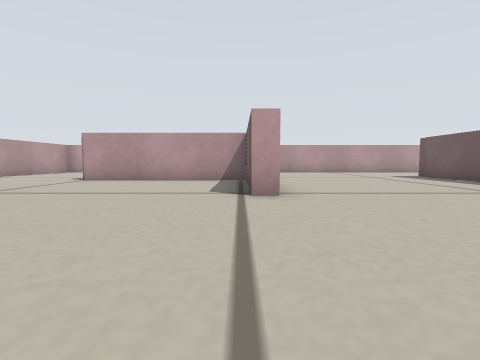
View 1 (above)

18 first-person views from a walk through a Stage world. The camera is 0.12 m above the floor, tilts 4° down and sees 85° across. The lines on the ground mark 1 m squares. The floor is counted in squares, 0.2 m on a side. Each view is taken from the middle of a square. On the plan, view 1 faces up. The plan holds only what a view shows up to about 9 squares ahead; the rest is blank. The robots in the file are not drawn.

View 2
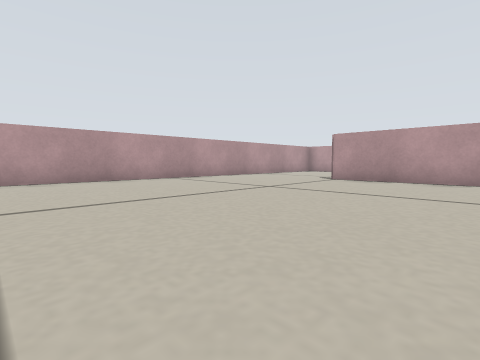

View 3
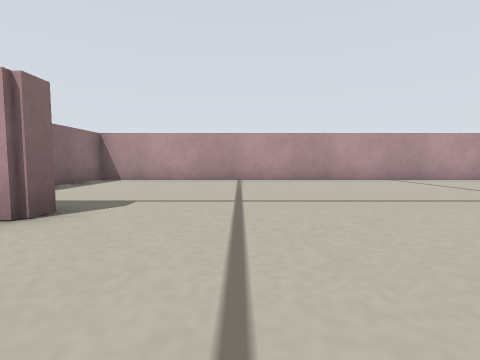

View 4
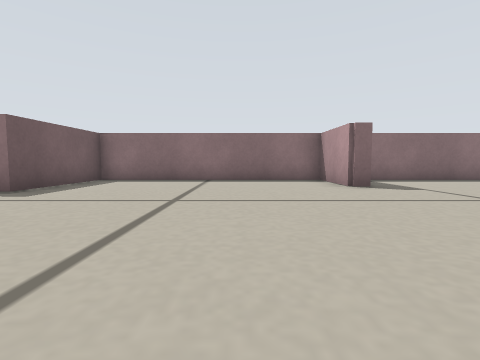

View 5
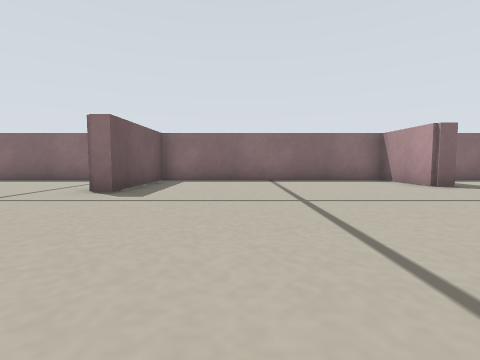

View 6
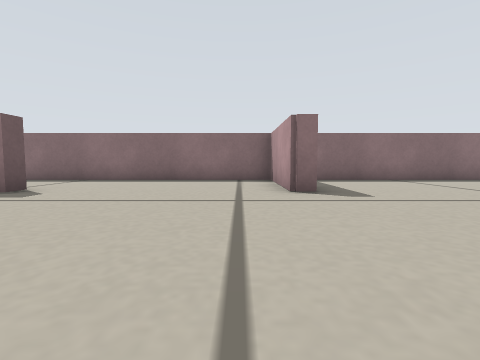

View 7
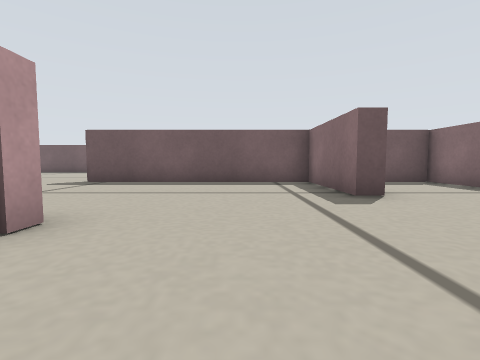

View 8
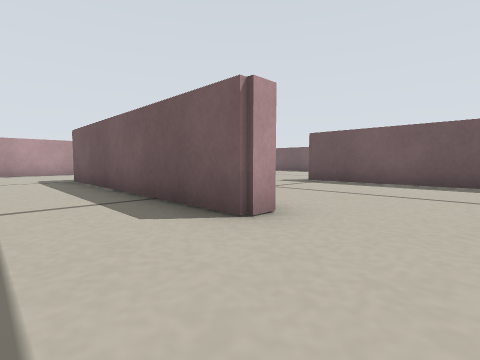

View 9
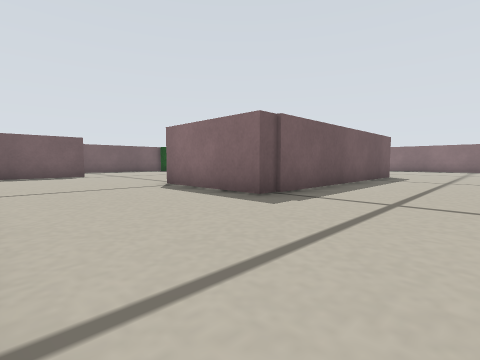

View 10
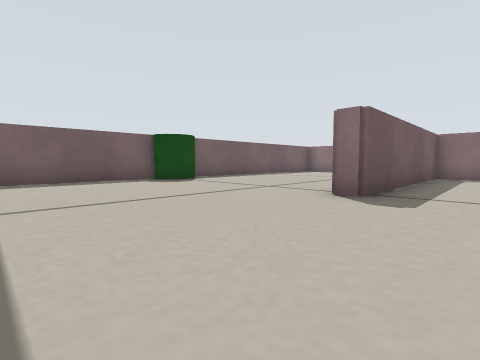

View 11
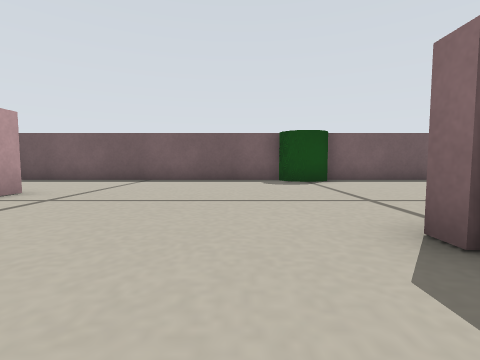

View 12
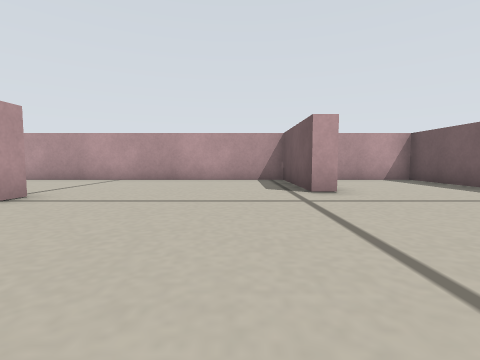

View 13
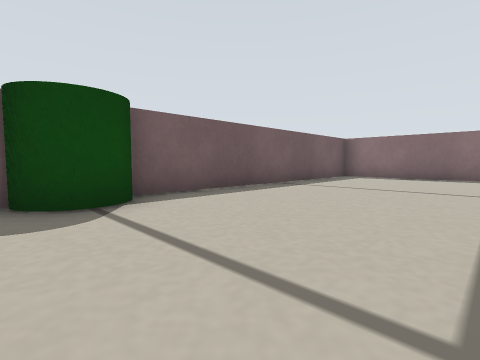

View 14
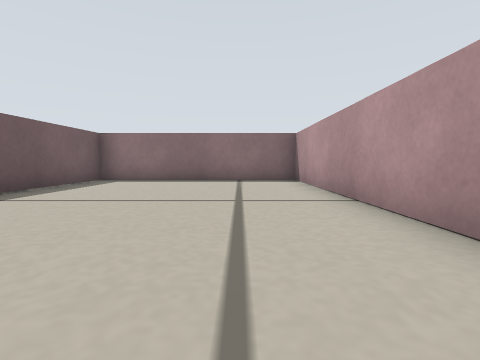

View 15
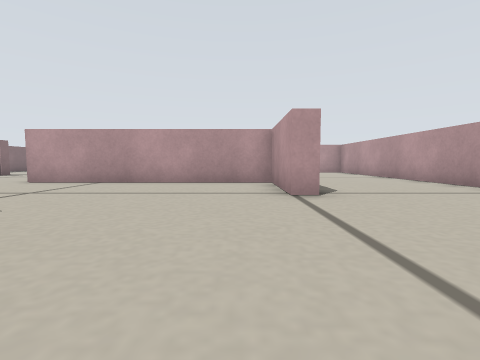

View 16
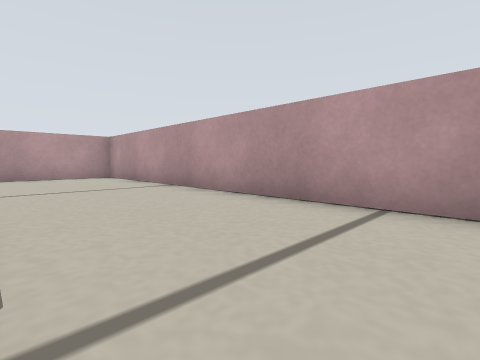

View 17
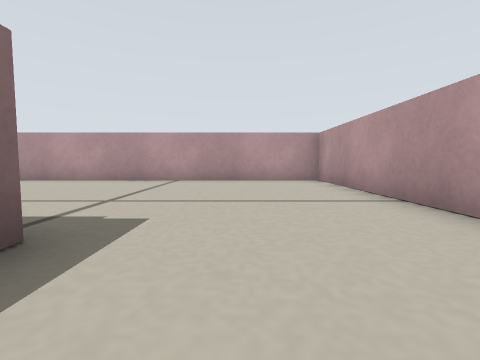

View 18
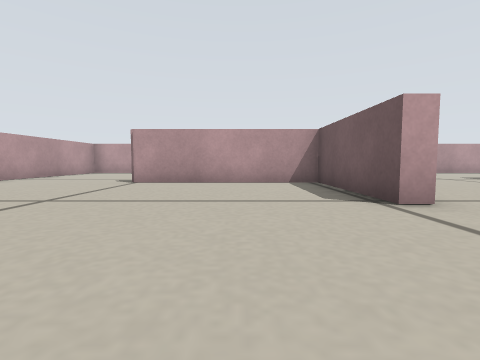

### Floor plan
Points are (right, up) in squares from view 1. A wall is a line through its corners. A room is listed if a view was taken in it or the views show most of it. See-through windows are left out.
Room 1 (views 1, 2, 3, 4, 5, 18)
walls: (-4.1, -2.2) (-3.6, -2.2) (-3.6, -4.5) (3.5, -4.5) (3.5, -1); (0.8, 4.6) (0.2, 4.6) (0.2, 8.4) (-5.1, 8.4); (-9.5, 8.6) (-9.5, -4.5) (-5.2, -4.5)
ways out: opening at (2.8, 1.5) to room 2; opening at (-7.5, 9)
Room 2 (views 6, 7, 8, 9, 10, 11, 12, 13, 14, 15, 16, 17)
walls: (13.2, 2.1) (13.2, -4.5) (19.5, -4.5) (19.5, 4.2); (7.6, 2.9) (7, 2.9) (7, 10.4) (10.4, 10.4) (10.4, 9.9) (7.6, 9.9) (7.6, 2.9); (9.5, -1.6) (9.5, -1) (12.6, -1) (12.6, 5.5) (13.2, 5.5); (18.6, 4.4) (18.6, 5.7) (19.5, 5.7) (19.5, 14.5) (17.1, 14.5); (16, 11.1) (15.4, 11.1) (15.4, 14.5) (0.7, 14.5) (0.7, 5); (3.5, -1) (4, -1) (4, -4.5) (12.6, -4.5) (12.6, -3.1)
ways out: opening at (2.8, 1.5) to room 1

Positions as (right, up) in squares from view 1, and headings:
1: (0, 0), facing up
2: (-1, 0), facing up-left
3: (-1, 0), facing left
4: (-1, 4), facing down
5: (1, 4), facing down
6: (5, 4), facing down
7: (5, 1), facing right
8: (5, 1), facing up-right
9: (4, 14), facing down-right
10: (11, 10), facing down-right
11: (11, 7), facing right
12: (14, 6), facing up
13: (15, 6), facing down-right
14: (15, 4), facing down
15: (15, 9), facing left
16: (11, 11), facing up-left
17: (9, 12), facing left
18: (-2, 1), facing up
